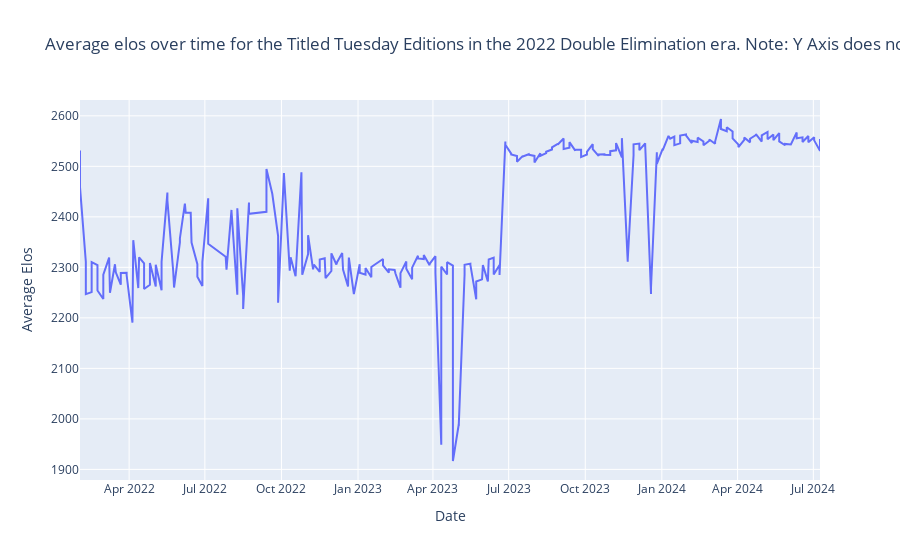

Write notebook code for a chart like this one.
### Markdown cell above
### Notes

All the highest elos seem to be in 2024 suggesting that the latter editions have become harder.

Let's plot to make sure.

### Code cell
px.line(
    df_average_elos.sort_values("Date", ascending=True),
    x="Date",
    y="avg_elo",
    title="Average elos over time for the Titled Tuesday Editions in the 2022 Double Elimination era. Note: Y Axis does not start at 0",
    labels={"avg_elo": "Average Elos"},
)

### Figure 1 — Plotly figure (JSON) as saved in the notebook; plotly's stock layout.template omitted (floating-point values rounded to 4 significant figures; data arrays with more than 128 entries replaced by an {"elided": "..."} marker saying what was removed)
{"data": [{"hovertemplate": "Date=%{x}<br>Average Elos=%{y}<extra></extra>", "legendgroup": "", "line": {"color": "#636efa", "dash": "solid"}, "marker": {"symbol": "circle"}, "mode": "lines", "name": "", "orientation": "v", "showlegend": false, "type": "scatter", "x": {"elided": "244 str values"}, "xaxis": "x", "y": {"elided": "244 float values"}, "yaxis": "y"}], "layout": {"legend": {"tracegroupgap": 0}, "title": {"text": "Average elos over time for the Titled Tuesday Editions in the 2022 Double Elimination era. Note: Y Axis does not start at 0"}, "xaxis": {"anchor": "y", "domain": [0, 1], "title": {"text": "Date"}}, "yaxis": {"anchor": "x", "domain": [0, 1], "title": {"text": "Average Elos"}}}}
